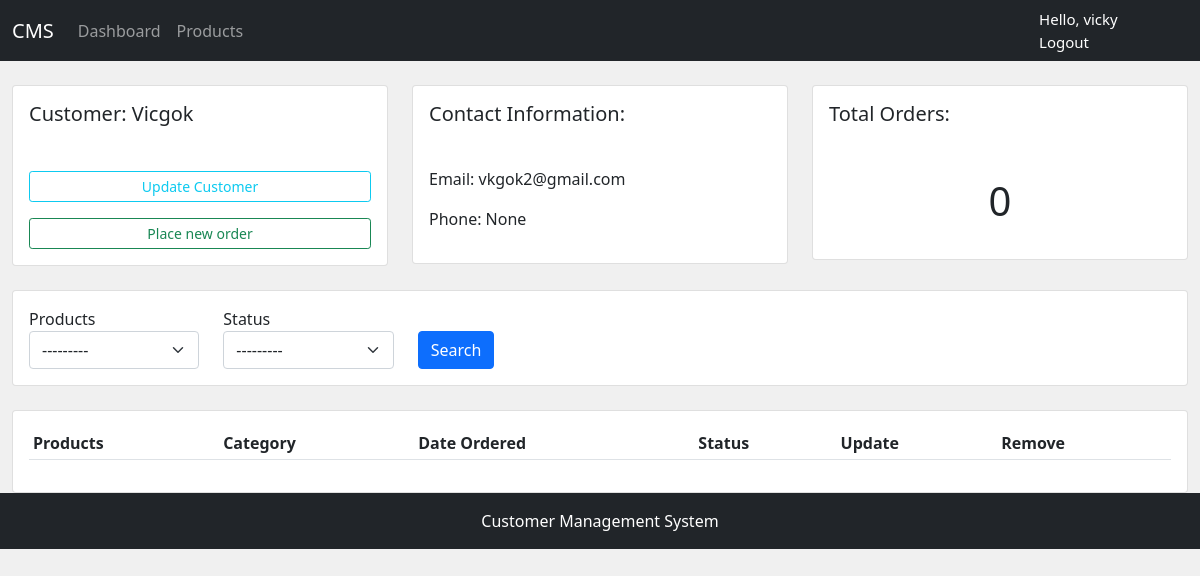
The app's page /customers/11/ (signed in) with its own data.
### accounts/models.py (models this page shows, shortened)
class Customer(models.Model):
    user = models.OneToOneField(User, null=True, blank=True,on_delete=models.CASCADE)
    name = models.CharField(max_length=200, null=True)
    phone = models.CharField(max_length=200,blank=True, null=True)
    email = models.CharField(max_length=200, null=True)
    profile_pic = models.ImageField(null=True, blank=True)
    date_created = models.DateTimeField(auto_now_add=True, null=True)
    class Meta:
        verbose_name_plural = 'Customers'

### accounts/decorators.py (the view)
        def wrapper_func(request,*args,**kwargs):
            group = None
            if request.user.groups.exists():
                group = request.user.groups.all()[0].name
            if group in allowed_roles:
                return view_func(request,*args,**kwargs)
            else:
                return HttpResponse("You are not allowed to view page")

### accounts/models.py (called while the page is built)
    def __str__(self):
        return self.name

### accounts/views.py (called while the page is built)
@login_required(login_url='accounts:login')
@allowed_users(allowed_roles=['admin'])
def customers(request,pk):
    customer = Customer.objects.get(id=pk)
    orders = customer.order_set.all()
    total_orders = orders.count()
    myFilter = OrderFilter(request.GET, queryset=orders)
    orders = myFilter.qs
    context = {
        'customer':customer,
        'orders':orders,
        'total_orders':total_orders,
        'myFilter':myFilter,
    }
    return render(request,'accounts/customers.html',context)

### accounts/templates/accounts/customers.html (shortened to what this page needs)
{% extends 'accounts/base.html' %}
{% load widget_tweaks %}
{% block content %}
<br>
<div class="row">
    <div class="col-md">
        <div class="card card-body">
            <h5>Customer: {{customer.name}} </h5>
            <a class="btn btn-outline-info btn-sm btn-block mt-1" href="#">Update Customer</a>
            <a href="{% url 'accounts:create_order'  customer.id %}" class="btn btn-outline-success btn-sm btn-block mt-3">Place new order</a>
        </div>
    </div>
    <div class="col-md">
        <div class="card card-body">
            <h5>Contact Information:</h5>
            <p>Email: {{ customer.email }}</p>
            <p>Phone: {{ customer.phone }}</p>
        </div>
    </div>
    <div class="col-md">
        <div class="card card-body">
            <h5>Total Orders:</h5>
            <h1 style="text-align:center;padding:10px">{{ total_orders }}</h1>
        </div>
    </div>
</div>
<br>
<div class="row">
    <div class="col">
        <div class="card card-body">
            <form method="GET">
                <div class="row">
                    <div class="col-md-2">
                        <div class="form-group">
                            <label class="label" >Products</label>
                            {% render_field myFilter.form.product class="form-select sm" %}
                        </div>
                    </div>
                    <div class="col-md-2">
                        <div class="form-group">
                            <label class="label" >Status</label>
                            {% render_field myFilter.form.status class="form-select sm" %}
                        </div>
                    </div>
                    <div class="col-md-2 mt-4">
                        <button class="btn btn-primary" type="submit">Search</button>
                    </div>
                    </div>
                </form>
        </div>
    </div>
</div>
<br>
<div class="row">
    <div class="col">
        <div class="card card-body">
            <div class="table-responsive">
                <table class="table table-sm">
                    <tr>
                        <th>Products</th>
                        <th>Category</th>
                        <th>Date Ordered</th>
                        <th>Status</th>
                        <th>Update</th>
                        <th>Remove</th>
                    </tr>
                </table>
            </div>
        </div>
    </div>
</div>
{% endblock %}

### accounts/templates/accounts/navbar.html (shortened to what this page needs)
<nav class="navbar navbar-expand-lg navbar-dark bg-dark">
    <div class="container-fluid">
      <a class="navbar-brand" href="#" id="logo">CMS</a>
      <div class="collapse navbar-collapse" id="navbarNav">
        <ul class="navbar-nav">
          {% if request.user.is_staff %}
          <li class="nav-item">
            <a class="nav-link" aria-current="page" href="{% url 'accounts:home' %}">Dashboard</a>
          </li>
          <li class="nav-item">
            <a class="nav-link" aria-current="page" href="{% url 'accounts:products' %}">Products</a>
          </li>
          {% endif %}
        </ul>
      </div>
    </div>
    {% if request.user.is_staff %}
      <span class="user-login-feed">Hello, {{request.user.username}}
    {% else %}
    <span class="user-login-feed">Hello, {{request.user.customer.name}}
    {% endif %}
      <span ><a class="user-login-feed" href="{% url 'accounts:logout' %}">Logout</a></span>
    </span>
  </nav>

### static/css/main.css (style rules this page uses)
body { background: #F0F0F0; }

### accounts/templates/accounts/navbar.html (style rules this page uses)
.user-login-feed { font-size: 15px; color: #FFF; padding-right: 5px; margin-right: 20px; text-decoration: none; }

### records on screen
Customer: name "Vicgok", email "vkgok2@gmail.com", phone "None"

### other values on screen
{{ request.user.username }} "vicky"
{{ total_orders }} "0"
